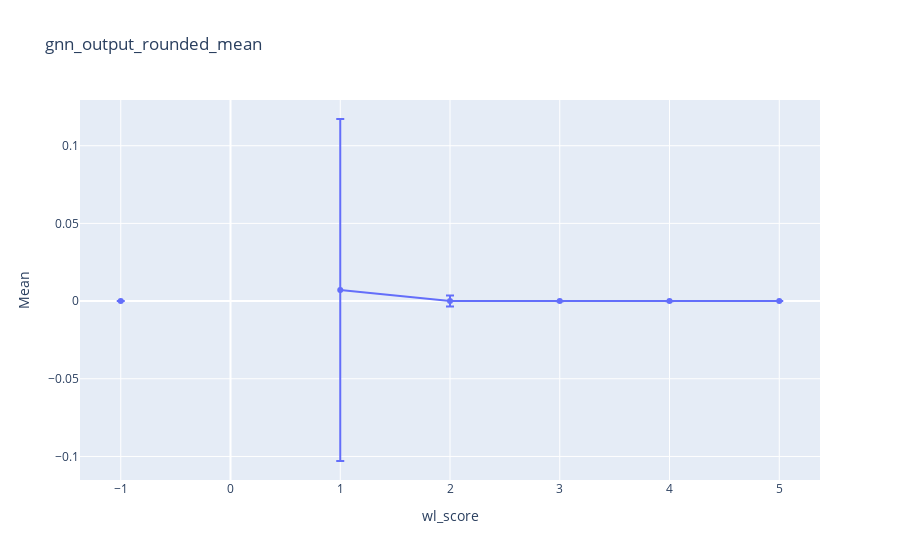

Notebook source saved alongside this figure:
### Code cell
gnn_output_rounded_mean = np.array([means[wl_score]["gnn_output_rounded"] for wl_score in range(-1, max_wl_score + 1)])
gnn_output_rounded_std = np.array([stds[wl_score]["gnn_output_rounded"] for wl_score in range(-1, max_wl_score + 1)])
x = list(range(-1, max_wl_score + 1))

fig = go.Figure(data=go.Scatter(x=x, y=gnn_output_rounded_mean, error_y=dict(type='data', array=gnn_output_rounded_std)))
fig.update_layout(title="gnn_output_rounded_mean", xaxis_title="wl_score", yaxis_title="Mean")
fig.show()

### Figure 1 — Plotly figure (JSON) as saved in the notebook; plotly's stock layout.template omitted (floating-point values rounded to 4 significant figures)
{"data": [{"error_y": {"array": [1.659e-06, null, 0.1101, 0.003545, 0.0001242, 3.403e-05, 0], "type": "data"}, "type": "scatter", "x": [-1, 0, 1, 2, 3, 4, 5], "y": [-2.963e-08, null, 0.007136, 7.674e-05, 1.261e-06, 3.221e-06, 1.249e-05]}], "layout": {"title": {"text": "gnn_output_rounded_mean"}, "xaxis": {"title": {"text": "wl_score"}}, "yaxis": {"title": {"text": "Mean"}}}}
